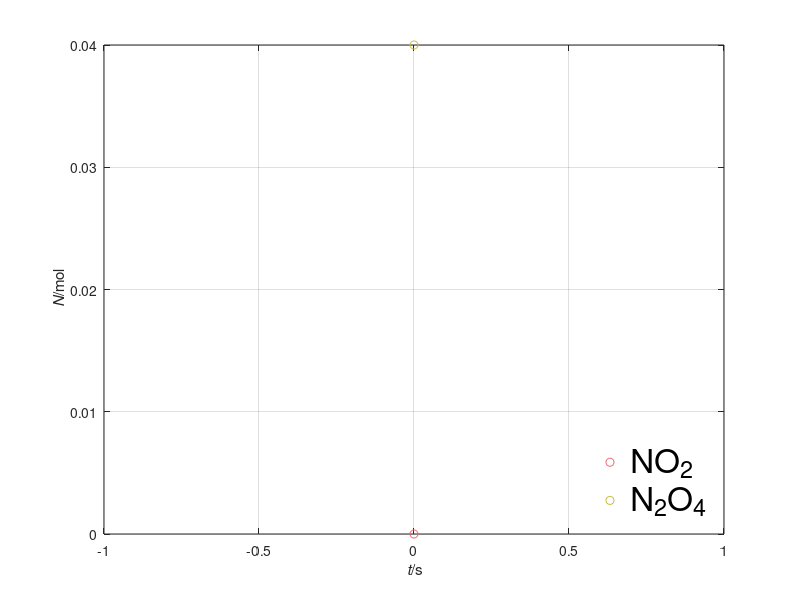

Reproduce this figure in MATLAB. (Note: this script raises an error after producing the figure.)
%%% Simulation of dimerization-dissociation reaction
%% Coordinates (t)

%% Constants
R = 8.31446261815324;  % J/(K*mol): molar gas constant
A1 = 1.88e5;         % m^3/(mol*s): pre-exp. NO2
E1 = -2.23e3;        % J/mol: activation en. NO2
A2 = 4.30e15;       % 1/s: pre-exp N2O4
E2 = 5.32e4;        % J/mol: activation en. N2O4

%% Initial conditions. State: (N_NO2, N_N2O4, z, v, T)
t = 0;            % s: time
N_NO2 = 0.00;      % mol: amount NO2
N_N2O4 = 0.04;     % mol: amount N2O4

%% Boundary conditions
T = 340;  % K: temperature
V = 0.001;            % m^3: volume

%% Time-iteration parameters
t1 = 2e-7;        % s: final time
dtmin = 1e-10;  % s: time step %@

%% Plotting
dtplot = t1/360;  % time interval between plots
tplot = dtplot;   % time for next plot
clf
plot(t, N_NO2, 'o', 'color', '#EE6677')
hold on ;
plot(t, N_N2O4, 'o', 'color', '#CCBB44')
legend('NO_2', 'N_2O_4')
legend('box', 'off', 'location', 'southeast', 'fontsize', 24)
legend ("autoupdate", "off");
xlim([0, t1])
xlabel('{\it t}/s'); ylabel('{\it N}/mol')
axis('tight'); grid on; hold on %@

%% Numerical time integration
while t < t1
  %% constitutive relations
  xi1 = A1 * exp(-E1 / (R * T)) * N_NO2^2 / V;
  xi2 = A2 * exp(-E2 / (R * T)) * N_N2O4;
  R_NO2 = -2 * xi1 + 2 * xi2;
  R_N2O4 = R_NO2/(-2);

  %% step forward in time with balance laws
  %% adaptive timestep, temporary
  t = t + dt;
  N_NO2 = N_NO2 + R_NO2 * dt;
  N_N2O4 = N_N2O4 + R_N2O4 * dt; %@

  %% plot
  if t > tplot
    plot(t, N_NO2, 'o', 'color', '#EE6677')
    plot(t, N_N2O4, 'o', 'color', '#CCBB44')
    pause(0)
    tplot = tplot + dtplot;
  end %@
end
